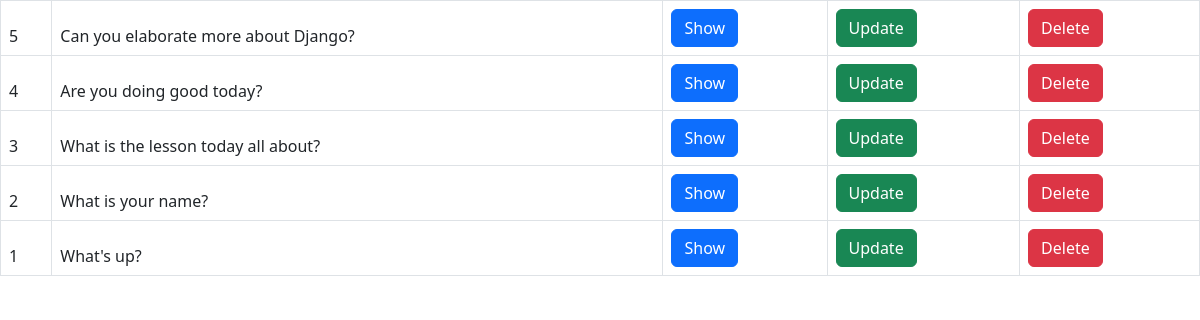
Before: / with the older database file.
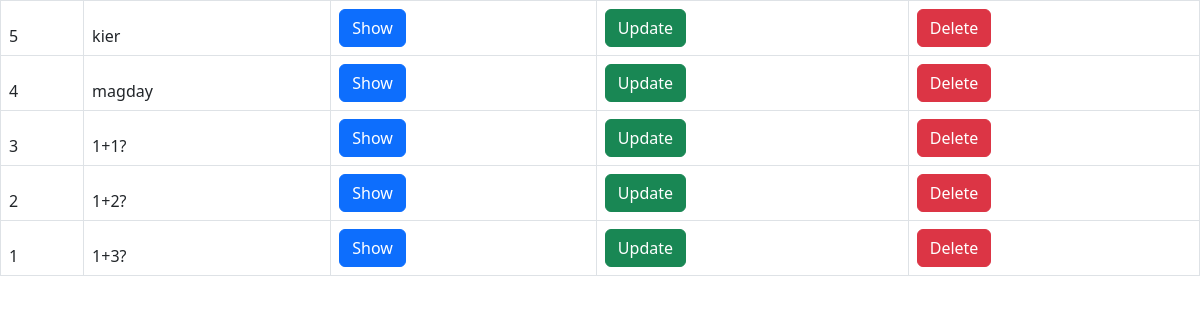
After: the same page with the newer database file.
### polls/models.py (models this page shows, shortened)
class Question(models.Model):
    question_text = models.CharField(max_length=200)
    pub_date = models.DateTimeField('date published')

### polls/views.py (the view)
# urls.py: path('', views.index, name='index'),
def index(request):
    latest_question_list = Question.objects.order_by('-pub_date')[:5]
    context = {'latest_question_list': latest_question_list}
    return render(request, 'polls/index.html', context)

### polls/templates/polls/index.html (shortened to what this page needs)
<html>
<head>
<link href="https://cdn.jsdelivr.net/npm/bootstrap@5.2.0-beta1/dist/css/bootstrap.min.css" rel="stylesheet">
</head>
<body>
    <div class="table-responsive">
        <table class="table table-bordered table-hover">
            {% if latest_question_list %}
                {% for question in latest_question_list %}
                    <thead>
                        <tr scope="row">
                            <td>{{question.id}}</td>
                            <td>{{question.question_text}}</td>
                            <td>
                                <a class="btn btn-primary" href="/polls/{{ question.id }}/" role="button">Show</a>
                            </td>
                            <td>
                                <a class="btn btn-success" href="/polls/{{ question.id }}/" role="button">Update</a>
                            </td>
                            <td>
                                <a class="btn btn-danger" href="/polls/{{ question.id }}/" role="button">Delete</a>
                            </td>
                        </tr>
                    </thead>
                {% endfor %}
            {% else %}
                <p>No polls are available.</p>
            {% endif %}
        </table>
    </div>
</body>
</html>

Changed rows visible on the page:
changed Question id 5: question_text "Can you elaborate more about Django?" → "kier"
changed Question id 4: question_text "Are you doing good today?" → "magday"
changed Question id 3: question_text "What is the lesson today all about?" → "1+1?"
changed Question id 2: question_text "What is your name?" → "1+2?"
changed Question id 1: question_text "What's up?" → "1+3?"
